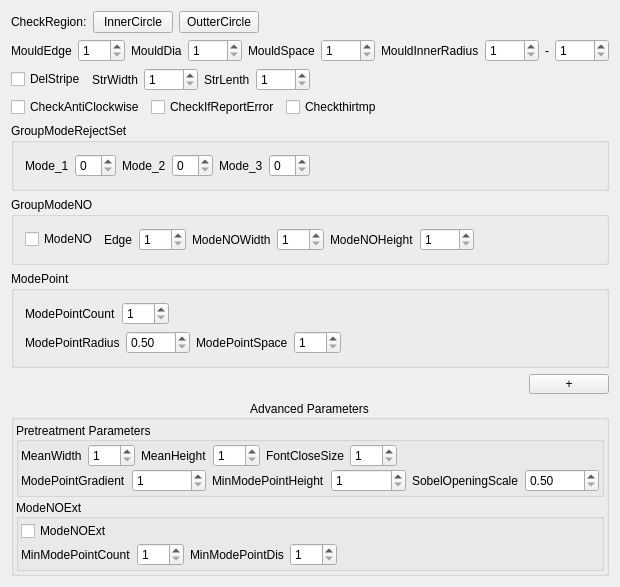
<?xml version="1.0" encoding="UTF-8"?>
<ui version="4.0">
 <class>CDlgBAllReg</class>
 <widget class="CItemDlg" name="CDlgBAllReg">
  <property name="geometry">
   <rect>
    <x>0</x>
    <y>0</y>
    <width>578</width>
    <height>514</height>
   </rect>
  </property>
  <property name="windowTitle">
   <string>Bottom All Region Dialog</string>
  </property>
  <layout class="QVBoxLayout" name="verticalLayout_5">
   <item>
    <layout class="QHBoxLayout" name="horizontalLayout_6">
     <item>
      <widget class="QLabel" name="label_6">
       <property name="text">
        <string>CheckRegion:</string>
       </property>
      </widget>
     </item>
     <item>
      <widget class="QPushButton" name="btnInCircle">
       <property name="text">
        <string>InnerCircle</string>
       </property>
      </widget>
     </item>
     <item>
      <widget class="QPushButton" name="btnOutCircle">
       <property name="text">
        <string>OutterCircle</string>
       </property>
      </widget>
     </item>
     <item>
      <spacer name="horizontalSpacer">
       <property name="orientation">
        <enum>Qt::Horizontal</enum>
       </property>
       <property name="sizeHint" stdset="0">
        <size>
         <width>40</width>
         <height>20</height>
        </size>
       </property>
      </spacer>
     </item>
    </layout>
   </item>
   <item>
    <layout class="QHBoxLayout" name="horizontalLayout_8">
     <item>
      <widget class="QLabel" name="label_16">
       <property name="text">
        <string>MouldEdge</string>
       </property>
      </widget>
     </item>
     <item>
      <widget class="QSpinBox" name="spinMouldEdge">
       <property name="contextMenuPolicy">
        <enum>Qt::NoContextMenu</enum>
       </property>
       <property name="minimum">
        <number>1</number>
       </property>
       <property name="maximum">
        <number>255</number>
       </property>
      </widget>
     </item>
     <item>
      <widget class="QLabel" name="label_11">
       <property name="text">
        <string>MouldDia</string>
       </property>
      </widget>
     </item>
     <item>
      <widget class="QSpinBox" name="spinMouldDia">
       <property name="contextMenuPolicy">
        <enum>Qt::NoContextMenu</enum>
       </property>
       <property name="minimum">
        <number>1</number>
       </property>
       <property name="maximum">
        <number>9999</number>
       </property>
      </widget>
     </item>
     <item>
      <widget class="QLabel" name="label_25">
       <property name="text">
        <string>MouldSpace</string>
       </property>
      </widget>
     </item>
     <item>
      <widget class="QSpinBox" name="spinMouldSpace">
       <property name="contextMenuPolicy">
        <enum>Qt::NoContextMenu</enum>
       </property>
       <property name="minimum">
        <number>1</number>
       </property>
       <property name="maximum">
        <number>9999</number>
       </property>
      </widget>
     </item>
     <item>
      <widget class="QLabel" name="label_28">
       <property name="text">
        <string>MouldInnerRadius</string>
       </property>
      </widget>
     </item>
     <item>
      <widget class="QSpinBox" name="spinMouldInnerRadiusL">
       <property name="contextMenuPolicy">
        <enum>Qt::NoContextMenu</enum>
       </property>
       <property name="minimum">
        <number>1</number>
       </property>
       <property name="maximum">
        <number>9999</number>
       </property>
      </widget>
     </item>
     <item>
      <widget class="QLabel" name="label">
       <property name="text">
        <string>-</string>
       </property>
      </widget>
     </item>
     <item>
      <widget class="QSpinBox" name="spinMouldInnerRadiusH">
       <property name="contextMenuPolicy">
        <enum>Qt::NoContextMenu</enum>
       </property>
       <property name="minimum">
        <number>1</number>
       </property>
       <property name="maximum">
        <number>9999</number>
       </property>
      </widget>
     </item>
     <item>
      <spacer name="horizontalSpacer_10">
       <property name="orientation">
        <enum>Qt::Horizontal</enum>
       </property>
       <property name="sizeHint" stdset="0">
        <size>
         <width>49</width>
         <height>17</height>
        </size>
       </property>
      </spacer>
     </item>
    </layout>
   </item>
   <item>
    <layout class="QHBoxLayout" name="horizontalLayout_16">
     <item>
      <widget class="QCheckBox" name="bDelStripe">
       <property name="text">
        <string>DelStripe</string>
       </property>
      </widget>
     </item>
     <item>
      <widget class="QLabel" name="label_31">
       <property name="text">
        <string>StrWidth</string>
       </property>
      </widget>
     </item>
     <item>
      <widget class="QSpinBox" name="nStrWidth">
       <property name="contextMenuPolicy">
        <enum>Qt::NoContextMenu</enum>
       </property>
       <property name="minimum">
        <number>1</number>
       </property>
       <property name="maximum">
        <number>9999</number>
       </property>
      </widget>
     </item>
     <item>
      <widget class="QLabel" name="label_30">
       <property name="text">
        <string>StrLenth</string>
       </property>
      </widget>
     </item>
     <item>
      <widget class="QSpinBox" name="nStrLengthth">
       <property name="contextMenuPolicy">
        <enum>Qt::NoContextMenu</enum>
       </property>
       <property name="minimum">
        <number>1</number>
       </property>
       <property name="maximum">
        <number>9999</number>
       </property>
      </widget>
     </item>
     <item>
      <spacer name="horizontalSpacer_16">
       <property name="orientation">
        <enum>Qt::Horizontal</enum>
       </property>
       <property name="sizeHint" stdset="0">
        <size>
         <width>49</width>
         <height>17</height>
        </size>
       </property>
      </spacer>
     </item>
    </layout>
   </item>
   <item>
    <layout class="QHBoxLayout" name="horizontalLayout_12">
     <item>
      <widget class="QCheckBox" name="checkAntiClockwise">
       <property name="text">
        <string>CheckAntiClockwise</string>
       </property>
      </widget>
     </item>
     <item>
      <widget class="QCheckBox" name="checkIfReportError">
       <property name="text">
        <string>CheckIfReportError</string>
       </property>
      </widget>
     </item>
     <item>
      <widget class="QCheckBox" name="checkthirtmp">
       <property name="text">
        <string>Checkthirtmp</string>
       </property>
      </widget>
     </item>
     <item>
      <spacer name="horizontalSpacer_11">
       <property name="orientation">
        <enum>Qt::Horizontal</enum>
       </property>
       <property name="sizeHint" stdset="0">
        <size>
         <width>49</width>
         <height>17</height>
        </size>
       </property>
      </spacer>
     </item>
    </layout>
   </item>
   <item>
    <widget class="QGroupBox" name="groupModeRejectSet">
     <property name="title">
      <string>GroupModeRejectSet</string>
     </property>
     <layout class="QHBoxLayout" name="horizontalLayout_13">
      <item>
       <layout class="QHBoxLayout" name="horizontalLayout_14">
        <item>
         <widget class="QLabel" name="label_26">
          <property name="text">
           <string>Mode_1</string>
          </property>
         </widget>
        </item>
        <item>
         <widget class="QSpinBox" name="spinModeReject_1">
          <property name="contextMenuPolicy">
           <enum>Qt::NoContextMenu</enum>
          </property>
          <property name="minimum">
           <number>0</number>
          </property>
          <property name="maximum">
           <number>90</number>
          </property>
          <property name="value">
           <number>0</number>
          </property>
         </widget>
        </item>
        <item>
         <widget class="QLabel" name="label_27">
          <property name="text">
           <string>Mode_2</string>
          </property>
         </widget>
        </item>
        <item>
         <widget class="QSpinBox" name="spinModeReject_2">
          <property name="contextMenuPolicy">
           <enum>Qt::NoContextMenu</enum>
          </property>
          <property name="minimum">
           <number>0</number>
          </property>
          <property name="maximum">
           <number>90</number>
          </property>
          <property name="value">
           <number>0</number>
          </property>
         </widget>
        </item>
        <item>
         <widget class="QLabel" name="label_29">
          <property name="text">
           <string>Mode_3</string>
          </property>
         </widget>
        </item>
        <item>
         <widget class="QSpinBox" name="spinModeReject_3">
          <property name="contextMenuPolicy">
           <enum>Qt::NoContextMenu</enum>
          </property>
          <property name="minimum">
           <number>0</number>
          </property>
          <property name="maximum">
           <number>90</number>
          </property>
          <property name="value">
           <number>0</number>
          </property>
         </widget>
        </item>
        <item>
         <spacer name="horizontalSpacer_15">
          <property name="orientation">
           <enum>Qt::Horizontal</enum>
          </property>
          <property name="sizeHint" stdset="0">
           <size>
            <width>49</width>
            <height>17</height>
           </size>
          </property>
         </spacer>
        </item>
       </layout>
      </item>
     </layout>
     <zorder></zorder>
    </widget>
   </item>
   <item>
    <widget class="QGroupBox" name="groupModeNO">
     <property name="title">
      <string>GroupModeNO</string>
     </property>
     <layout class="QHBoxLayout" name="horizontalLayout_11">
      <item>
       <layout class="QHBoxLayout" name="horizontalLayout_2">
        <item>
         <widget class="QCheckBox" name="checkModeNO">
          <property name="text">
           <string>ModeNO</string>
          </property>
         </widget>
        </item>
        <item>
         <widget class="QLabel" name="label_12">
          <property name="text">
           <string>Edge</string>
          </property>
         </widget>
        </item>
        <item>
         <widget class="QSpinBox" name="spinModeNOEdge">
          <property name="contextMenuPolicy">
           <enum>Qt::NoContextMenu</enum>
          </property>
          <property name="minimum">
           <number>1</number>
          </property>
          <property name="maximum">
           <number>255</number>
          </property>
         </widget>
        </item>
        <item>
         <widget class="QLabel" name="label_9">
          <property name="text">
           <string>ModeNOWidth</string>
          </property>
         </widget>
        </item>
        <item>
         <widget class="QSpinBox" name="spinModeNOWidth">
          <property name="contextMenuPolicy">
           <enum>Qt::NoContextMenu</enum>
          </property>
          <property name="minimum">
           <number>1</number>
          </property>
          <property name="maximum">
           <number>255</number>
          </property>
         </widget>
        </item>
        <item>
         <widget class="QLabel" name="label_13">
          <property name="text">
           <string>ModeNOHeight</string>
          </property>
         </widget>
        </item>
        <item>
         <widget class="QSpinBox" name="spinModeNOHeight">
          <property name="contextMenuPolicy">
           <enum>Qt::NoContextMenu</enum>
          </property>
          <property name="minimum">
           <number>1</number>
          </property>
          <property name="maximum">
           <number>9999</number>
          </property>
         </widget>
        </item>
        <item>
         <spacer name="horizontalSpacer_9">
          <property name="orientation">
           <enum>Qt::Horizontal</enum>
          </property>
          <property name="sizeHint" stdset="0">
           <size>
            <width>49</width>
            <height>17</height>
           </size>
          </property>
         </spacer>
        </item>
       </layout>
      </item>
     </layout>
     <zorder></zorder>
    </widget>
   </item>
   <item>
    <widget class="QGroupBox" name="groupModePoint">
     <property name="title">
      <string>ModePoint</string>
     </property>
     <layout class="QVBoxLayout" name="verticalLayout">
      <item>
       <layout class="QHBoxLayout" name="horizontalLayout_4">
        <item>
         <widget class="QLabel" name="label_17">
          <property name="text">
           <string>ModePointCount</string>
          </property>
         </widget>
        </item>
        <item>
         <widget class="QSpinBox" name="spinModePointCount">
          <property name="contextMenuPolicy">
           <enum>Qt::NoContextMenu</enum>
          </property>
          <property name="minimum">
           <number>1</number>
          </property>
          <property name="maximum">
           <number>999</number>
          </property>
         </widget>
        </item>
        <item>
         <spacer name="horizontalSpacer_3">
          <property name="orientation">
           <enum>Qt::Horizontal</enum>
          </property>
          <property name="sizeHint" stdset="0">
           <size>
            <width>37</width>
            <height>17</height>
           </size>
          </property>
         </spacer>
        </item>
       </layout>
      </item>
      <item>
       <layout class="QHBoxLayout" name="horizontalLayout_5">
        <item>
         <widget class="QLabel" name="label_14">
          <property name="text">
           <string>ModePointRadius</string>
          </property>
         </widget>
        </item>
        <item>
         <widget class="QDoubleSpinBox" name="spinModePointRadius">
          <property name="contextMenuPolicy">
           <enum>Qt::NoContextMenu</enum>
          </property>
          <property name="minimum">
           <double>0.500000000000000</double>
          </property>
          <property name="maximum">
           <double>100.000000000000000</double>
          </property>
          <property name="singleStep">
           <double>0.500000000000000</double>
          </property>
         </widget>
        </item>
        <item>
         <widget class="QLabel" name="label_21">
          <property name="text">
           <string>ModePointSpace</string>
          </property>
         </widget>
        </item>
        <item>
         <widget class="QSpinBox" name="spinMaxPointSpace">
          <property name="contextMenuPolicy">
           <enum>Qt::NoContextMenu</enum>
          </property>
          <property name="minimum">
           <number>1</number>
          </property>
          <property name="maximum">
           <number>501</number>
          </property>
         </widget>
        </item>
        <item>
         <spacer name="horizontalSpacer_5">
          <property name="orientation">
           <enum>Qt::Horizontal</enum>
          </property>
          <property name="sizeHint" stdset="0">
           <size>
            <width>37</width>
            <height>17</height>
           </size>
          </property>
         </spacer>
        </item>
       </layout>
      </item>
     </layout>
    </widget>
   </item>
   <item>
    <layout class="QHBoxLayout" name="horizontalLayout_3">
     <item>
      <spacer name="horizontalSpacer_12">
       <property name="orientation">
        <enum>Qt::Horizontal</enum>
       </property>
       <property name="sizeHint" stdset="0">
        <size>
         <width>40</width>
         <height>20</height>
        </size>
       </property>
      </spacer>
     </item>
     <item>
      <widget class="QPushButton" name="btnExpand">
       <property name="sizePolicy">
        <sizepolicy hsizetype="Fixed" vsizetype="Fixed">
         <horstretch>0</horstretch>
         <verstretch>0</verstretch>
        </sizepolicy>
       </property>
       <property name="minimumSize">
        <size>
         <width>5</width>
         <height>5</height>
        </size>
       </property>
       <property name="text">
        <string>+</string>
       </property>
      </widget>
     </item>
    </layout>
   </item>
   <item>
    <widget class="QGroupBox" name="groupAdvPara">
     <property name="title">
      <string>Advanced Parameters</string>
     </property>
     <property name="alignment">
      <set>Qt::AlignCenter</set>
     </property>
     <layout class="QVBoxLayout" name="verticalLayout_4">
      <property name="spacing">
       <number>2</number>
      </property>
      <property name="margin">
       <number>2</number>
      </property>
      <item>
       <widget class="QGroupBox" name="groupAdvPara_2">
        <property name="title">
         <string>Pretreatment Parameters</string>
        </property>
        <property name="alignment">
         <set>Qt::AlignLeading|Qt::AlignLeft|Qt::AlignVCenter</set>
        </property>
        <layout class="QVBoxLayout" name="verticalLayout_2">
         <property name="spacing">
          <number>2</number>
         </property>
         <property name="margin">
          <number>2</number>
         </property>
         <item>
          <layout class="QHBoxLayout" name="horizontalLayout_9">
           <item>
            <widget class="QLabel" name="label_19">
             <property name="text">
              <string>MeanWidth</string>
             </property>
            </widget>
           </item>
           <item>
            <widget class="QSpinBox" name="spinMaskWidth">
             <property name="contextMenuPolicy">
              <enum>Qt::NoContextMenu</enum>
             </property>
             <property name="minimum">
              <number>1</number>
             </property>
             <property name="maximum">
              <number>501</number>
             </property>
            </widget>
           </item>
           <item>
            <widget class="QLabel" name="label_20">
             <property name="text">
              <string>MeanHeight</string>
             </property>
            </widget>
           </item>
           <item>
            <widget class="QSpinBox" name="spinMaskHeight">
             <property name="contextMenuPolicy">
              <enum>Qt::NoContextMenu</enum>
             </property>
             <property name="minimum">
              <number>1</number>
             </property>
             <property name="maximum">
              <number>501</number>
             </property>
            </widget>
           </item>
           <item>
            <widget class="QLabel" name="label_10">
             <property name="text">
              <string>FontCloseSize</string>
             </property>
            </widget>
           </item>
           <item>
            <widget class="QSpinBox" name="spinFontCloseScale">
             <property name="contextMenuPolicy">
              <enum>Qt::NoContextMenu</enum>
             </property>
             <property name="minimum">
              <number>1</number>
             </property>
             <property name="maximum">
              <number>255</number>
             </property>
            </widget>
           </item>
           <item>
            <spacer name="horizontalSpacer_7">
             <property name="orientation">
              <enum>Qt::Horizontal</enum>
             </property>
             <property name="sizeHint" stdset="0">
              <size>
               <width>52</width>
               <height>17</height>
              </size>
             </property>
            </spacer>
           </item>
          </layout>
         </item>
         <item>
          <layout class="QHBoxLayout" name="horizontalLayout">
           <item>
            <widget class="QLabel" name="label_22">
             <property name="text">
              <string>ModePointGradient</string>
             </property>
            </widget>
           </item>
           <item>
            <widget class="QSpinBox" name="spinModePointGradient">
             <property name="contextMenuPolicy">
              <enum>Qt::NoContextMenu</enum>
             </property>
             <property name="minimum">
              <number>1</number>
             </property>
             <property name="maximum">
              <number>501</number>
             </property>
            </widget>
           </item>
           <item>
            <widget class="QLabel" name="label_23">
             <property name="text">
              <string>MinModePointHeight</string>
             </property>
            </widget>
           </item>
           <item>
            <widget class="QSpinBox" name="spinMinModePointHeight">
             <property name="contextMenuPolicy">
              <enum>Qt::NoContextMenu</enum>
             </property>
             <property name="minimum">
              <number>1</number>
             </property>
             <property name="maximum">
              <number>501</number>
             </property>
            </widget>
           </item>
           <item>
            <widget class="QLabel" name="label_24">
             <property name="text">
              <string>SobelOpeningScale</string>
             </property>
            </widget>
           </item>
           <item>
            <widget class="QDoubleSpinBox" name="spinSobelOpeningScale">
             <property name="contextMenuPolicy">
              <enum>Qt::NoContextMenu</enum>
             </property>
             <property name="minimum">
              <double>0.500000000000000</double>
             </property>
             <property name="maximum">
              <double>100.000000000000000</double>
             </property>
             <property name="singleStep">
              <double>0.500000000000000</double>
             </property>
            </widget>
           </item>
          </layout>
         </item>
        </layout>
       </widget>
      </item>
      <item>
       <widget class="QGroupBox" name="groupAdvPara_3">
        <property name="title">
         <string>ModeNOExt</string>
        </property>
        <property name="alignment">
         <set>Qt::AlignLeading|Qt::AlignLeft|Qt::AlignVCenter</set>
        </property>
        <layout class="QVBoxLayout" name="verticalLayout_3">
         <property name="spacing">
          <number>2</number>
         </property>
         <property name="margin">
          <number>2</number>
         </property>
         <item>
          <layout class="QHBoxLayout" name="horizontalLayout_7">
           <item>
            <widget class="QCheckBox" name="checkModeNOExt">
             <property name="text">
              <string>ModeNOExt</string>
             </property>
            </widget>
           </item>
           <item>
            <spacer name="horizontalSpacer_13">
             <property name="orientation">
              <enum>Qt::Horizontal</enum>
             </property>
             <property name="sizeHint" stdset="0">
              <size>
               <width>37</width>
               <height>20</height>
              </size>
             </property>
            </spacer>
           </item>
          </layout>
         </item>
         <item>
          <layout class="QHBoxLayout" name="horizontalLayout_10">
           <item>
            <widget class="QLabel" name="label_18">
             <property name="text">
              <string>MinModePointCount</string>
             </property>
            </widget>
           </item>
           <item>
            <widget class="QSpinBox" name="spinMixModePointCountExt">
             <property name="contextMenuPolicy">
              <enum>Qt::NoContextMenu</enum>
             </property>
             <property name="minimum">
              <number>1</number>
             </property>
             <property name="maximum">
              <number>999</number>
             </property>
            </widget>
           </item>
           <item>
            <widget class="QLabel" name="label_15">
             <property name="text">
              <string>MinModePointDis</string>
             </property>
            </widget>
           </item>
           <item>
            <widget class="QSpinBox" name="spinMixModePointDisExt">
             <property name="contextMenuPolicy">
              <enum>Qt::NoContextMenu</enum>
             </property>
             <property name="minimum">
              <number>1</number>
             </property>
             <property name="maximum">
              <number>999</number>
             </property>
            </widget>
           </item>
           <item>
            <spacer name="horizontalSpacer_14">
             <property name="orientation">
              <enum>Qt::Horizontal</enum>
             </property>
             <property name="sizeHint" stdset="0">
              <size>
               <width>34</width>
               <height>17</height>
              </size>
             </property>
            </spacer>
           </item>
          </layout>
         </item>
        </layout>
       </widget>
      </item>
     </layout>
    </widget>
   </item>
  </layout>
 </widget>
 <layoutdefault spacing="6" margin="11"/>
 <customwidgets>
  <customwidget>
   <class>CItemDlg</class>
   <extends>QWidget</extends>
   <header>citemdlg.h</header>
   <container>1</container>
  </customwidget>
 </customwidgets>
 <resources/>
 <connections/>
 <slots>
  <slot>accept()</slot>
  <slot>reject()</slot>
 </slots>
</ui>
